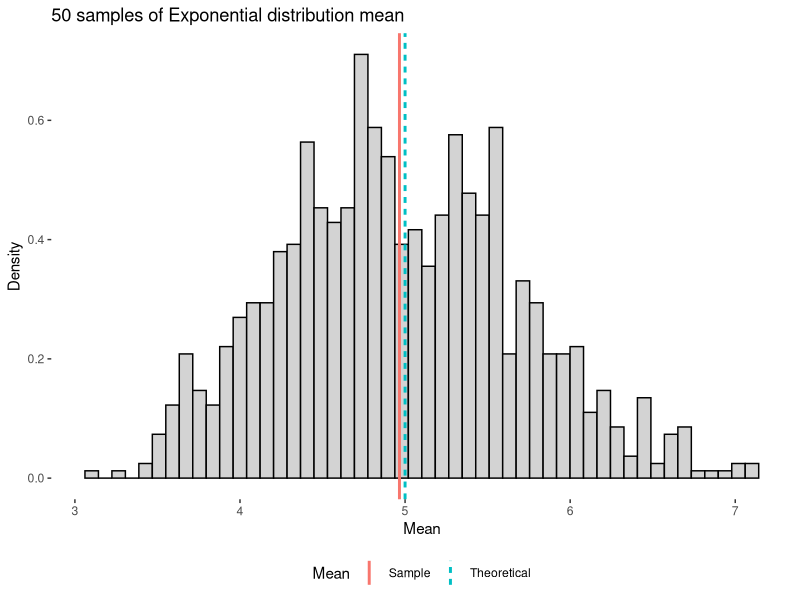
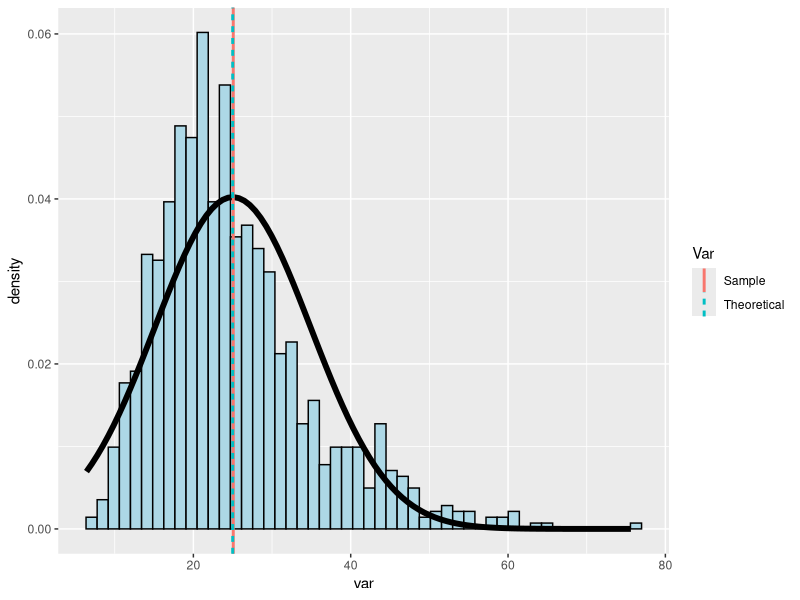
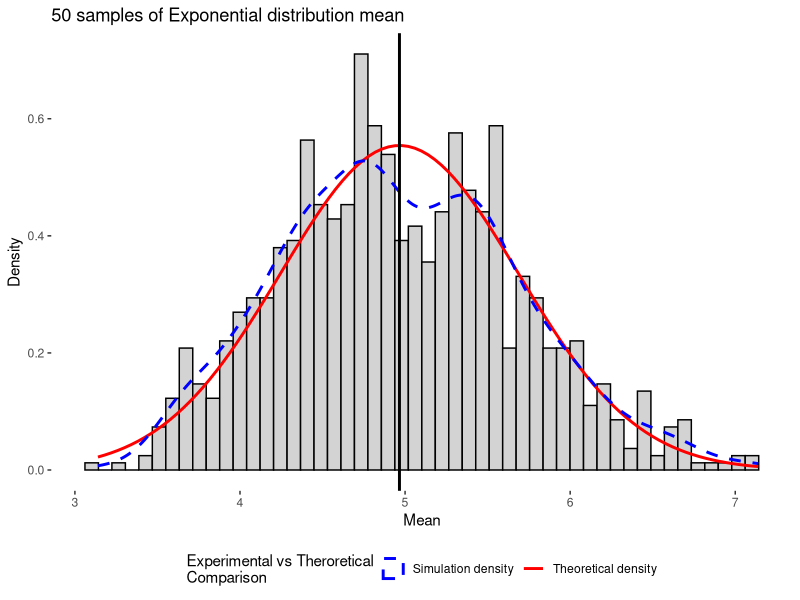

Source code (R) for these figures, in order:
## ---- chunk 1
knitr::opts_chunk$set(echo=TRUE, cache=FALSE,  warning=FALSE, results="hide")
options(scipen = 1, digits = 4)
## ---- chunk 2
Sys.setlocale("LC_TIME", "English")
library(data.table)
library(ggplot2)
set.seed(1234521)
## ---- chunk 3
smean <- sexpo <- NULL
lambda <- 0.2
nexp <- 50
n <- 1000
for (i in 1:n) 
  {
  expounit <- rexp(nexp, lambda)
  sexpo <- c(sexpo, expounit)
  #smean <- c(smean, mean(rexp(nexp, lambda)))
  smean <- c(smean, mean(expounit))
  
}
simumean <- mean(smean)
simusd <- sd(smean)
## ---- chunk 4
var <- apply(matrix(rexp(n * nexp, lambda), n), 1, var)
simuvar <- mean(var)
## ---- chunk 5
bothmeans <- data.frame(Mean=c("Sample","Theoretical"), vals = c(simumean,1/lambda))
bothvars <- data.frame(Var=c("Sample","Theoretical"),vals = c(simuvar,(1/lambda)^2))
## ---- chunk 6
g = ggplot(data.frame(smean = smean), aes(smean))
g = g + geom_histogram(aes(y = ..density..), fill = "lightgrey", colour = "black", bins=50) 
g = g +  geom_vline(data = bothmeans, aes(xintercept = vals, color = Mean, linetype = Mean), size = 1)
g = g +  theme(panel.background = element_rect(fill = 'white'), legend.position = "bottom")
g = g + labs(x="Mean", y="Density", title="50 samples of Exponential distribution mean")
print(g)
## ---- chunk 7
dev.off()
## ---- chunk 8
g = ggplot(data.frame(var = var), aes(var))
g = g + geom_histogram(aes(y = ..density..), fill = "lightblue", color = "black", bins=50) + 
  stat_function(fun = dnorm, size = 2, args = list(mean = (1/lambda)^2, sd = sd(var)))
g = g + geom_vline(data = bothvars, aes(xintercept = vals, color = Var, linetype = Var),size = 1)
print(g)
## ---- chunk 9
dev.off()
## ---- chunk 10
g = ggplot(data.frame(smean = smean), aes(smean))
g = g + geom_histogram(aes(y = ..density..), fill = "lightgrey", colour = "black", bins=50) + 
      stat_function(fun = dnorm, size = 1, args = list(mean = simumean, sd = simusd), aes(color="Theoretical density") ) +
      geom_density( size=1, aes(color="Simulation density"), linetype = 2) +
      scale_color_manual(values=c("Simulation density" = "blue", "Theoretical density" = "red"), 
                        name="Experimental vs Theroretical\nComparison") +
      guides(colour = guide_legend(override.aes = list(linetype=c(2,1))), 
             fill = guide_legend(override.aes = list(colour = NULL)))
      
g = g + geom_vline(xintercept = simumean, size = 1)
g = g +  theme(panel.background = element_rect(fill = 'white'), legend.position = "bottom")
g = g + labs(x="Mean", y="Density", title="50 samples of Exponential distribution mean")
print(g)
## ---- chunk 11
dev.off()
